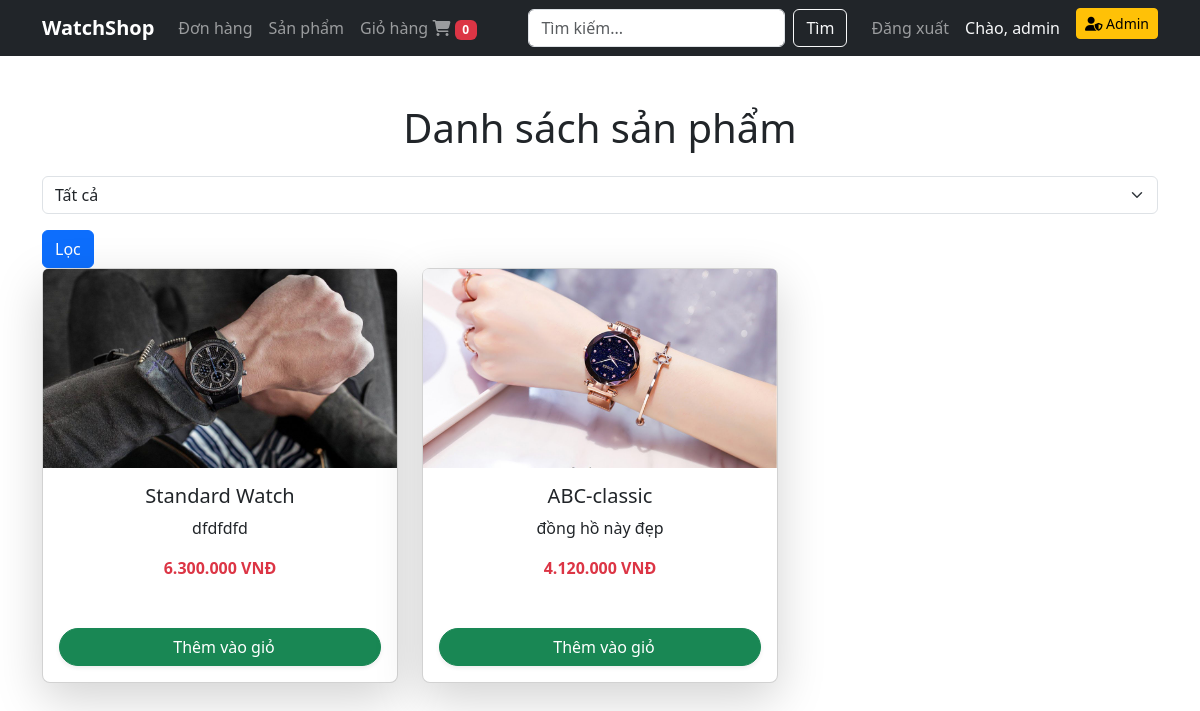
Screenshot of /index.php?action=getProducts (signed in) with the database file from the repository.
### tables this page shows
CREATE TABLE `products` (
  `id` int(11) NOT NULL,
  `name` varchar(255) NOT NULL,
  `description` text DEFAULT NULL,
  `image` varchar(255) DEFAULT NULL,
  `price` decimal(10,2) DEFAULT 0.00,
  `stock` int(11) NOT NULL,
  `category_id` int(11) NOT NULL,
  `created_at` timestamp NOT NULL DEFAULT current_timestamp(),
  `updated_at` timestamp NOT NULL DEFAULT current_timestamp() ON UPDATE current_timestamp()
);

### controller/site/ProductController.php (called while the page is built, shortened)
<?php
require_once __DIR__ . "/../../model/Product.php";
class ProductController {
    private Product $productModel;
    public function __construct(Product $productModel, Rating $ratingModel, Comments $commentsModel) {
        $this->productModel = $productModel;
    }
    public function getAll() {
        return $this->productModel->getAllProducts();
    }
}

### model/Product.php (called while the page is built, shortened)
<?php
class Product {
    private $pdo;
    public function __construct($pdo) {
        $this->pdo = $pdo;
    }
    public function getAllProducts(): array {
        $stmt = $this->pdo->prepare("SELECT * FROM products ORDER BY created_at DESC");
        $stmt->execute();
        return $stmt->fetchAll(PDO::FETCH_ASSOC);
    }
}

### view/site/products.php (the view, shortened to what this page needs)
<?php include __DIR__ . '/components/header.php'; ?>
<div class="container mt-5">
    <h1 class="text-center mb-4">Danh sách sản phẩm</h1>
    <form method="get" action="index.php">
        <select name="category" class="form-select">
            <option value="all">Tất cả</option>
        </select>
        <button type="submit" class="btn btn-primary mt-3">Lọc</button>
    </form>
    <div class="row row-cols-1 row-cols-md-3 g-4" id="productContainer">
    <?php if (!empty($products)): ?>
    <?php foreach ($products as $product): ?>
        <div class="col-md-4 product-card category-<?= $product['category_id'] ?>">
            <div class="card shadow-lg rounded-3 h-100">
                <a href="index.php?action=productDetails&id=<?= $product['id'] ?>" class="text-decoration-none text-dark">
                    <img src="/php-pj/view/image/<?= htmlspecialchars($product['image']) ?>"
                         class="card-img-top"
                         alt="<?= htmlspecialchars($product['name']) ?>"
                         style="max-height: 250px; object-fit: cover;">
                    <div class="card-body text-center">
                        <h5 class="card-title"><?= htmlspecialchars($product['name']) ?></h5>
                        <p class="card-text text-center"><?= htmlspecialchars($product['description']) ?></p>
                        <p class="text-danger fw-bold"><?= number_format($product['price'], 0, ',', '.') ?> VNĐ</p>
                    </div>
                </a>
                <form method="POST" action="index.php?action=getProducts" class="m-3">
                    <button type="submit" class="btn btn-success w-100 d-flex align-items-center justify-content-center gap-2 rounded-pill shadow-sm">
                        <i class="bi bi-cart-plus-fill"></i> Thêm vào giỏ
                    </button>
                </form>
            </div>
        </div>
    <?php endforeach; ?>
    <?php else: ?>
        <div class="col-12 text-center">
            <p>Không tìm thấy sản phẩm.</p>
        </div>
    <?php endif; ?>
</div>
</div>
</body>
</html>

### rows the page displays
products: image (picture), name "Standard Watch", description "dfdfdfd", price "6.300.000"
products: image (picture), name "ABC-classic", description "đồng hồ này đẹp", price "4.120.000"

### other values shown
$totalItems "0"
$_SESSION['user']['username'] "admin"
